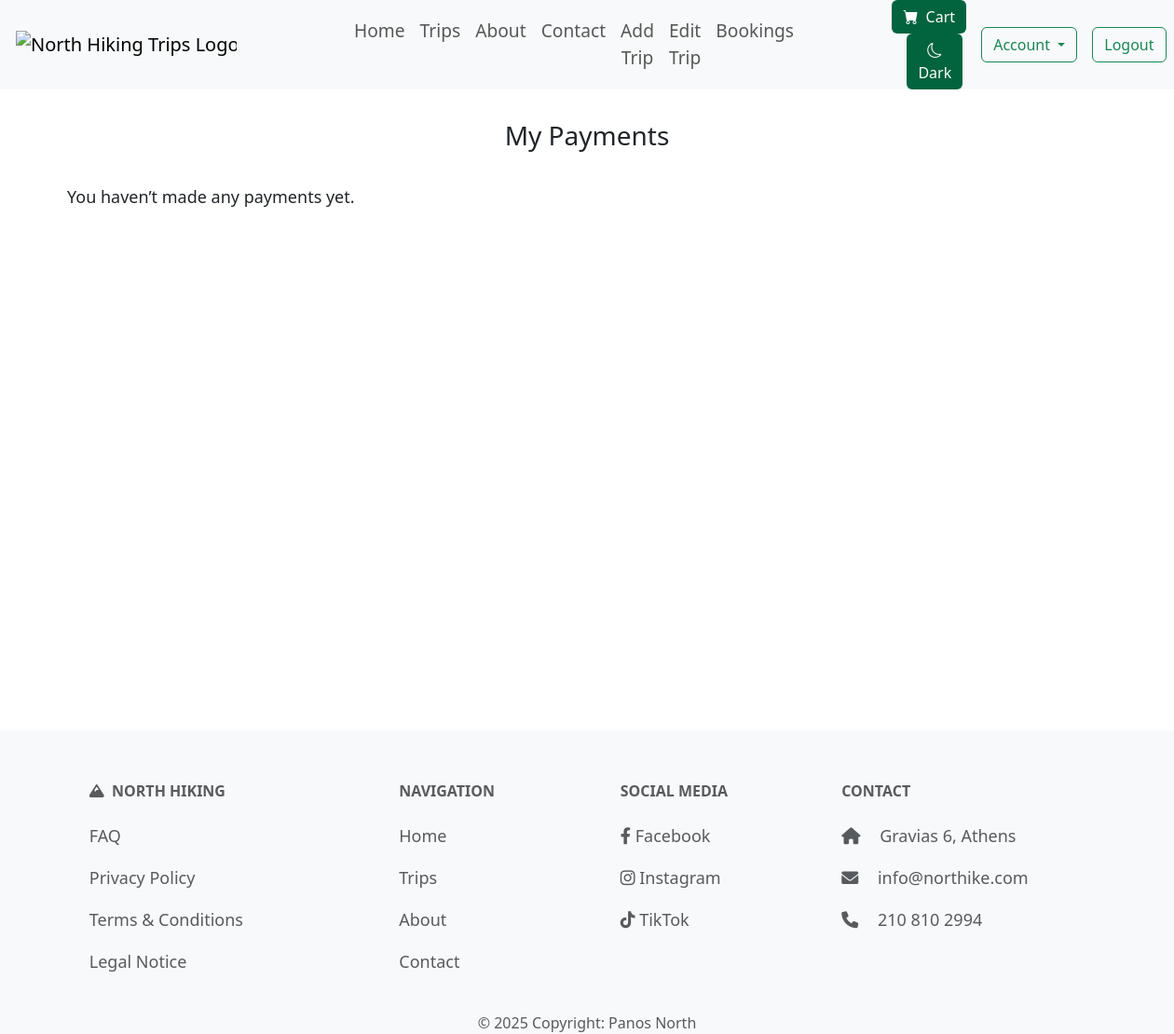
Page /users/my-payments/ (signed in) on the earlier database version.
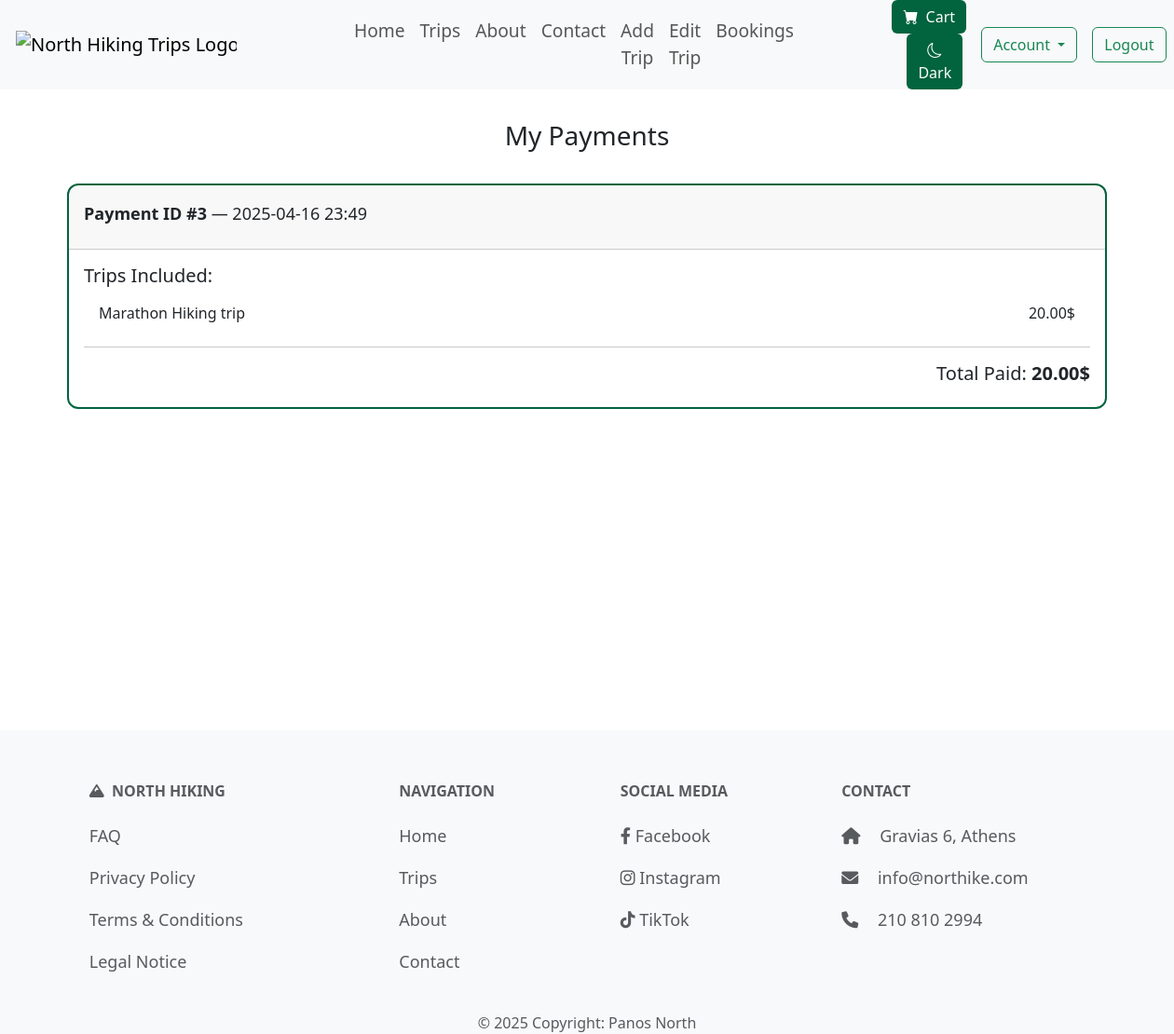
Same page on the later database version.
### trips/models.py (models this page shows, shortened)
class Payment(models.Model):
    order = models.OneToOneField(Order, on_delete=models.CASCADE, related_name='payment')
    amount = models.DecimalField(max_digits=8, decimal_places=2)
    payment_date = models.DateTimeField(auto_now_add=True)

class Booking(models.Model):
    trip = models.ForeignKey(Trip, on_delete=models.CASCADE, related_name='booked_trips')
    user = models.ForeignKey(User, on_delete=models.CASCADE, related_name='user_bookings')
    order = models.ForeignKey('Order', on_delete=models.CASCADE, related_name='bookings', null=True, blank=True)
    booking_date = models.DateTimeField(auto_now_add=True)

class Trip(models.Model):
    DIFFICULTY_LEVELS = [
        ('Easy', 'Easy'),
        ('Moderate', 'Moderate'),
        ('Hard', 'Hard'),
        ('Extreme', 'Extreme')
    ]
    TERRAIN_TYPES = [
        ('Forest', 'Forest'),
        ('Mountain', 'Mountain'),
        ('Beach', 'Beach'),
        ('Urban', 'Urban'),
    ]
    title = models.CharField(max_length=60, unique=True)
    location = models.CharField(max_length=40)
    difficulty = models.CharField(max_length=10, choices=DIFFICULTY_LEVELS)
    distance = models.DecimalField(max_digits=5, decimal_places=1, validators=[MinValueValidator(0), MaxValueValidator(1000000)])
    terrain = models.CharField(max_length=20, choices=TERRAIN_TYPES)
    price = models.DecimalField(max_digits=8, decimal_places=2, validators=[MinValueValidator(0)])
    start_date = models.DateField(validators=[validate_future_date])
    end_date = models.DateField(validators=[validate_future_date])
    altitude_difference = models.PositiveIntegerField(validators=[MinValueValidator(1)])
    hiking_duration = models.PositiveIntegerField(validators=[MinValueValidator(1)])
    max_participants = models.PositiveIntegerField(validators=[MinValueValidator(1), MaxValueValidator(99)])
    description = models.TextField(max_length=500)
    image = models.ImageField(default='default.png', blank=True, null=True)
    guide = models.ForeignKey('Guide', on_delete=models.SET_NULL, null=True, blank=True, related_name='trip_guides'
    )
    slug = models.SlugField(unique=True, null=True, blank=True, editable=False)

### users/views.py (the view)
# urls.py: path('my-payments/', views.my_payments, name='my-payments'),
@login_required
def my_payments(request):
    payments = Payment.objects.filter(order__user=request.user).select_related('order').prefetch_related('order__bookings__trip')
    return render(request, 'users/my_payments.html', {'payments': payments})

### trips/context_processors.py (called while the page is built)
def cart_item_count(request):
    if request.user.is_authenticated:
        count = CartItem.objects.filter(user=request.user).count()
        return {'cart_item_count': count}
    return {'cart_item_count': 0}

### users/templates/users/my_payments.html (shortened to what this page needs)
{% extends "layout.html" %}
{% load static %}
{% block content %}
<div class="short-layout-body">
<section class="container short-layout-wrapper">
    <h2 class="normal_title">My Payments</h2>
    {% if payments %}
        {% for payment in payments %}
            <div class="card mb-4 custom-card">
                <div class="card-header">
                    <p class="mt-2"><strong>Payment ID #{{ payment.id }}</strong> — {{ payment.payment_date|date:"Y-m-d H:i" }}</p>
                </div>
                <div class="card-body">
                    <h5 class="card-title">Trips Included:</h5>
                    <ul class="list-group list-group-flush">
                        {% for booking in payment.order.bookings.all %}
                            <li class="list-group-item d-flex justify-content-between align-items-center">
                                {{ booking.trip.title }}
                                <span>{{ booking.trip.price }}$</span>
                            </li>
                        {% endfor %}
                    </ul>
                    <hr>
                    <h5 class="text-end">Total Paid: <strong>{{ payment.amount }}$</strong></h5>
                </div>
            </div>
        {% endfor %}
    {% else %}
        <p>You haven’t made any payments yet.</p>
    {% endif %}
</section>
</div>
{% endblock %}

Differences in the rows shown:
added Payment: id "3", payment_date "2025-04-16 23:49", amount "20.00"
added Booking: trip "Marathon Hiking trip", trip.price "20.00"
Other differences:
text no longer shown: "You haven’t made any payments yet."
